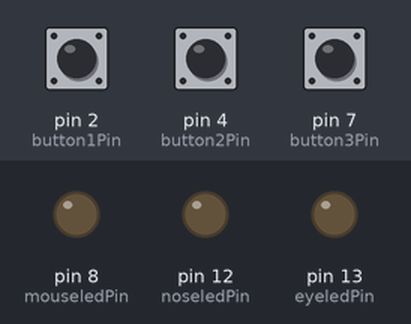
Recording of a sketch running on a simulated Arduino Uno, built with avr-gcc and run on an emulated ATmega328P. Parts: output pins drawn as LEDs (lit = HIGH). The inputs (shaded band) are chosen by the test bench; at power-on: pin 2 (button1Pin) LOW, pin 4 (button2Pin) LOW, pin 7 (button3Pin) LOW.

Above: at 1.2 s.
1.3 s: pin 2 (button1Pin) pulled HIGH for 0.15 s
At 3.1 s:
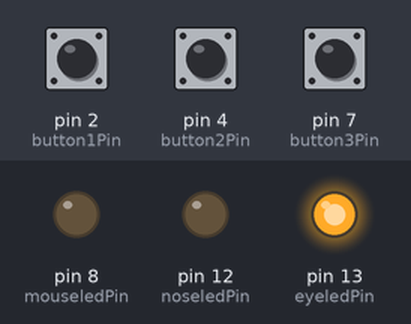
4.4 s: pin 4 (button2Pin) pulled HIGH for 1 s
At 6.3 s:
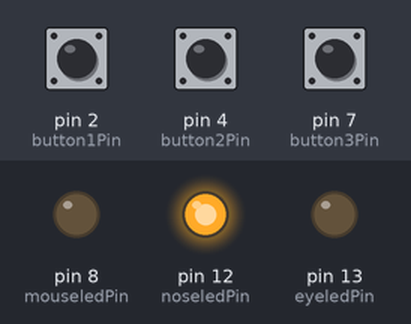
8.4 s: pin 7 (button3Pin) pulled HIGH for 3.2 s
At 9.1 s:
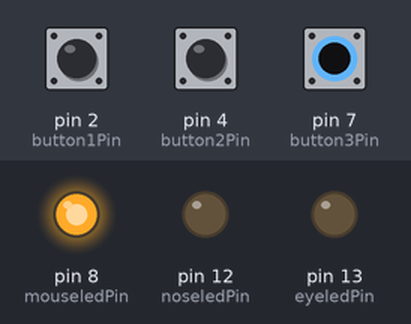
13.1 s: pin 2 (button1Pin) pulled HIGH for 3.2 s
At 15.9 s:
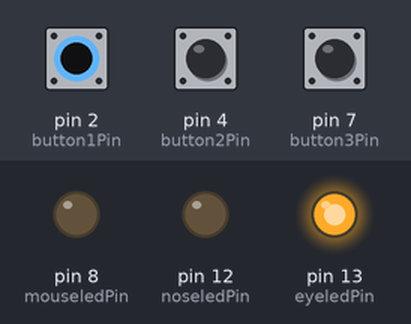
17.8 s: pin 2 (button1Pin) pulled HIGH for 1 s
At 21.1 s:
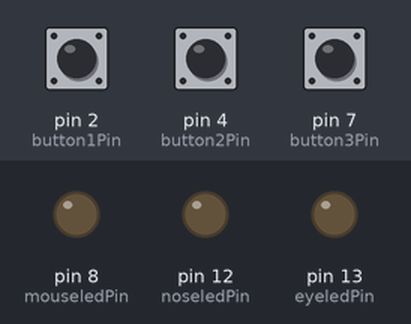
Timing chart, 0 to 22.6 s (numbered marks = the images above; inputs shaded):
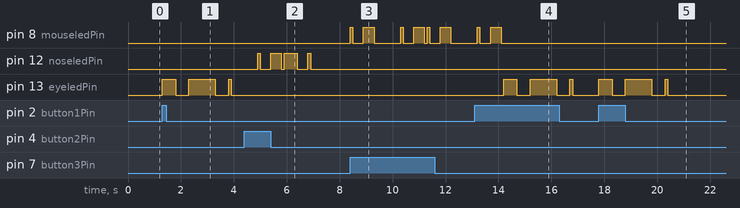

The sketch:

_1_CCHW.ino
```cpp
int eyeledPin = 13;
int noseledPin = 12;
int mouseledPin = 8;
int button1Pin = 2;
int button2Pin = 4;
int button3Pin = 7;


int button1State = 0;
int button2State = 0;
int button3State = 0;

void setup() {
pinMode(eyeledPin, OUTPUT);
pinMode(noseledPin, OUTPUT);
pinMode(mouseledPin, OUTPUT);
pinMode(button1Pin, INPUT);
pinMode(button2Pin, INPUT);
pinMode(button3Pin, INPUT);

}

void loop() {
button1State = digitalRead(button1Pin);
button2State = digitalRead(button2Pin);
button3State = digitalRead(button3Pin);

if (button1State == HIGH){
  digitalWrite(eyeledPin, HIGH);
  delay(500);
  digitalWrite(eyeledPin, LOW);
  delay(500);
  digitalWrite(eyeledPin, HIGH);
  delay(1000);
  digitalWrite(eyeledPin, LOW);
  delay(500);
  digitalWrite(eyeledPin, HIGH);
  delay(100);
  digitalWrite(eyeledPin, LOW);
  delay(1000);
  //digitalWrite(eyeledPin, HIGH);
}else {
  digitalWrite(eyeledPin, LOW);
}

  if (button2State == HIGH){
  digitalWrite(noseledPin, HIGH);
  delay(100);
  digitalWrite(noseledPin, LOW);
  delay(400);
  digitalWrite(noseledPin, HIGH);
  delay(400);
  digitalWrite(noseledPin, LOW);
  delay(100);
  digitalWrite(noseledPin, HIGH);
  delay(500);
  digitalWrite(noseledPin, LOW);
  delay(400);
  digitalWrite(noseledPin, HIGH);
  delay(100);
  digitalWrite(noseledPin, LOW);
  delay(1000);
  //digitalWrite(noseledPin, HIGH);

}else{
  digitalWrite(noseledPin, LOW);
}


  if (button3State == HIGH){
  digitalWrite(mouseledPin, HIGH);
  delay(100);
  digitalWrite(mouseledPin, LOW);
  delay(400);
  digitalWrite(mouseledPin, HIGH);
  delay(400);
  digitalWrite(mouseledPin, LOW);
  delay(1000);
  digitalWrite(mouseledPin, HIGH);
  delay(100);
  digitalWrite(mouseledPin, LOW);
  delay(400);
  digitalWrite(mouseledPin, HIGH);
  delay(400);
  digitalWrite(mouseledPin, LOW);
  delay(100);
 // digitalWrite(mouseledPin, HIGH);


}else{
  digitalWrite(mouseledPin, LOW);
}

if(button1State == HIGH && button2State == HIGH){
  digitalWrite(eyeledPin, HIGH);
  digitalWrite(noseledPin, HIGH);
  digitalWrite(mouseledPin, HIGH);
  delay(1000);
  digitalWrite(eyeledPin, LOW);
  digitalWrite(noseledPin, LOW);
  digitalWrite(mouseledPin, LOW);
  delay(100);
  digitalWrite(eyeledPin, HIGH);
  digitalWrite(noseledPin, HIGH);
  digitalWrite(mouseledPin, HIGH);
  delay(100);
  digitalWrite(eyeledPin, HIGH);
  digitalWrite(noseledPin, HIGH);
  digitalWrite(mouseledPin, HIGH);
  delay(1000);

}else{
  digitalWrite(eyeledPin, LOW);
  digitalWrite(noseledPin, LOW);
  digitalWrite(mouseledPin, LOW);


}
}
```

Measured:
- after the input at 1.3 s, pin 13 (eyeledPin): goes HIGH 0.50 s, LOW 0.50 s, HIGH 1.0 s, LOW 0.50 s, HIGH 0.10 s, then LOW, starting at once
- after the input at 4.4 s, pin 12 (noseledPin): LOW → HIGH after 0.50 s, → LOW 0.10 s later, → HIGH 0.40 s later, → LOW 0.40 s later, … (8 changes in this stretch)
- after the input at 8.4 s, pin 8 (mouseledPin): LOW → HIGH at once, → LOW 0.10 s later, → HIGH 0.40 s later, → LOW 0.40 s later, … (12 changes in this stretch)
- after the input at 13.1 s, pin 13 (eyeledPin): goes HIGH 0.50 s, LOW 0.50 s, HIGH 1.0 s, LOW 0.50 s, HIGH 0.10 s, then LOW, starting after 1.1 s
- after the input at 17.8 s, pin 13 (eyeledPin): goes HIGH 0.50 s, LOW 0.50 s, HIGH 1.0 s, LOW 0.50 s, HIGH 0.10 s, then LOW, starting at once
